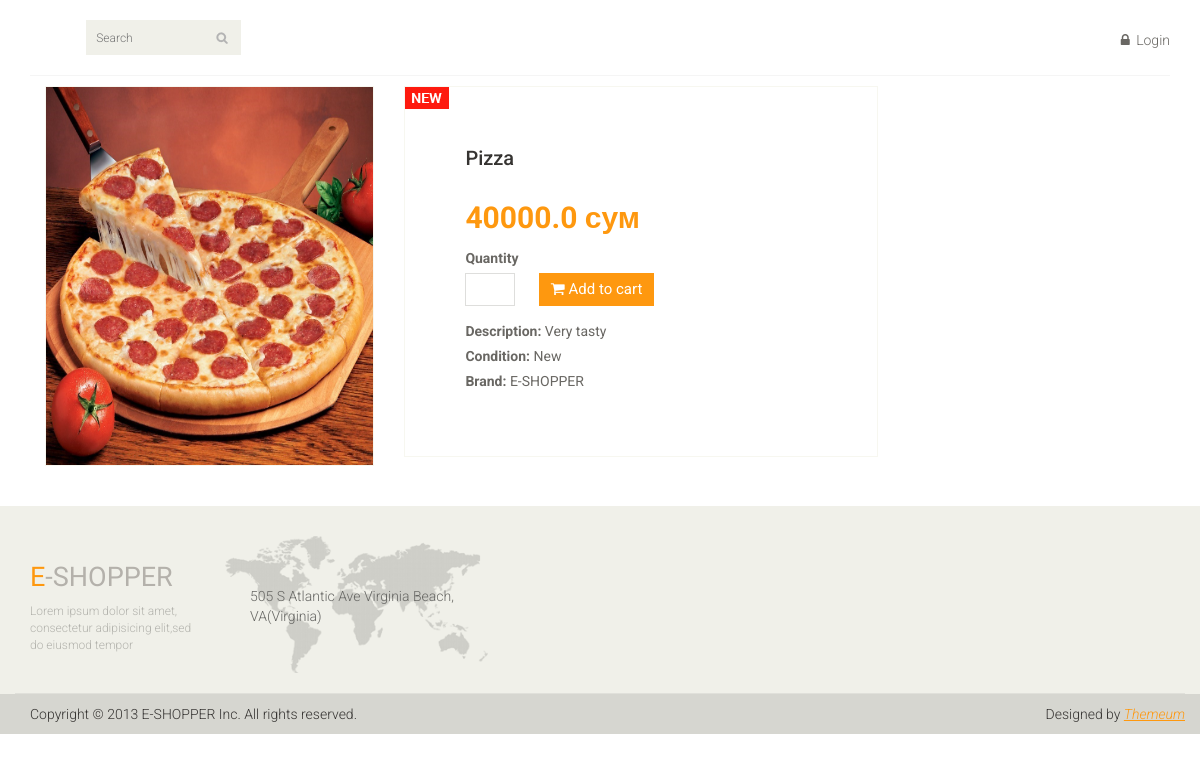
The page /product/Pizza on the database its author committed.
### index/models.py (models this page shows, shortened)
class Product(models.Model):
    product_name = models.CharField(max_length=100)
    product_category = models.ForeignKey(Category, on_delete=models.CASCADE)
    product_price = models.FloatField()
    product_description = models.TextField()
    product_count = models.IntegerField()
    product_added_date = models.DateTimeField(auto_now_add=True)
    product_image = models.ImageField(upload_to= 'media', blank = True, null=True)

### index/views.py (the view)
# urls.py: path('product/<str:pk>', views.about_prodcut),
def about_prodcut(request, pk):
    product = models.Product.objects.get(product_name= pk)
    return render(request, 'about_product.html', {'product': product})

### index/templates/about_product.html (shortened to what this page needs)
{% extends 'index.html' %}
{% load static %}
{% block content %}
<section>
    <div class="container">
        <div class="row">
            <div class="col-sm-9 padding-right">
            <div class="product-details">
                <div class="col-sm-5">
                    <div class="view-product">
                        <img src="/{{ product.product_image }}" alt="" />
                    </div>
                </div>
                <div class="col-sm-7">
                    <div class="product-information">
                        <img src="{% static 'images/product-details/new.jpg' %}" class="newarrival" alt="" />
                        <h2>{{ product.product_name }}</h2>
                        <span>
                            <span>{{ product.product_price }} сум</span><br>
                            <label>Quantity</label><br>
                            <form method="POST" action="/add_product/{{ product.id }}">
                                <input type="number" name="quantity" />
                                <button type="submit" class="btn btn-fefault cart">
                                    <i class="fa fa-shopping-cart"></i>
                                          Add to cart
                                </button>
                            </form>
                        </span>
                        <p><b>Description:</b> {{ product.product_description }}</p>
                        <p><b>Condition:</b> New</p>
                        <p><b>Brand:</b> E-SHOPPER</p>
                    </div>
                </div>
            </div>
        </div>
        </div>
    </div>
</section>
{% endblock content %}

### index/static/css/main.css (style rules this page uses)
body { font-family: 'Roboto', sans-serif; background:; position: relative; font-weight:400px; }
h1, h2, h3, h4, h5, h6 { font-family: 'Roboto', sans-serif; }
.padding-right { padding-right: 0; }
.product-details { overflow:hidden; }
.product-details { margin-bottom: 40px; overflow: hidden; margin-top: 10px; }
.view-product { position: relative; }
.view-product img { border: 1px solid #F7F7F0; height: 380px; width: 100%; }
.product-information { border: 1px solid #F7F7F0; overflow: hidden; padding-bottom: 60px; padding-left: 60px; padding-top: 60px; position: relative; }
.newarrival { position:absolute; top:0; left:0 }
.product-information h2 { color: #363432; font-family: 'Roboto', sans-serif; font-size: 20px; margin-top: 0; }
.product-information p { color: #696763; font-family: 'Roboto', sans-serif; margin-bottom: 5px; }
.product-information span { display: inline-block; margin-bottom: 8px; margin-top: 18px; }
.product-information span span { color: #FE980F; float: left; font-family: 'Roboto', sans-serif; font-size: 30px; font-weight: 700; margin-right: 20px; margin-top: 0px; }
.product-information span input { border: 1px solid #DEDEDC; color: #696763; font-family: 'Roboto', sans-serif; font-size: 20px; font-weight: 700; height: 33px; outline: medium none; text-align: center; width: 50px; }
.product-information span label { color: #696763; font-family: 'Roboto', sans-serif; font-weight: 700; margin-bottom: 5px; }
.cart { background: #FE980F; border: 0 none; border-radius: 0; color: #FFFFFF; font-family: 'Roboto', sans-serif; font-size: 15px; margin-bottom: 7px; margin-left: 20px; }

### rows shown on the page
Product: product_image (picture), product_name "Pizza", product_price "40000.0", product_description "Very tasty"
